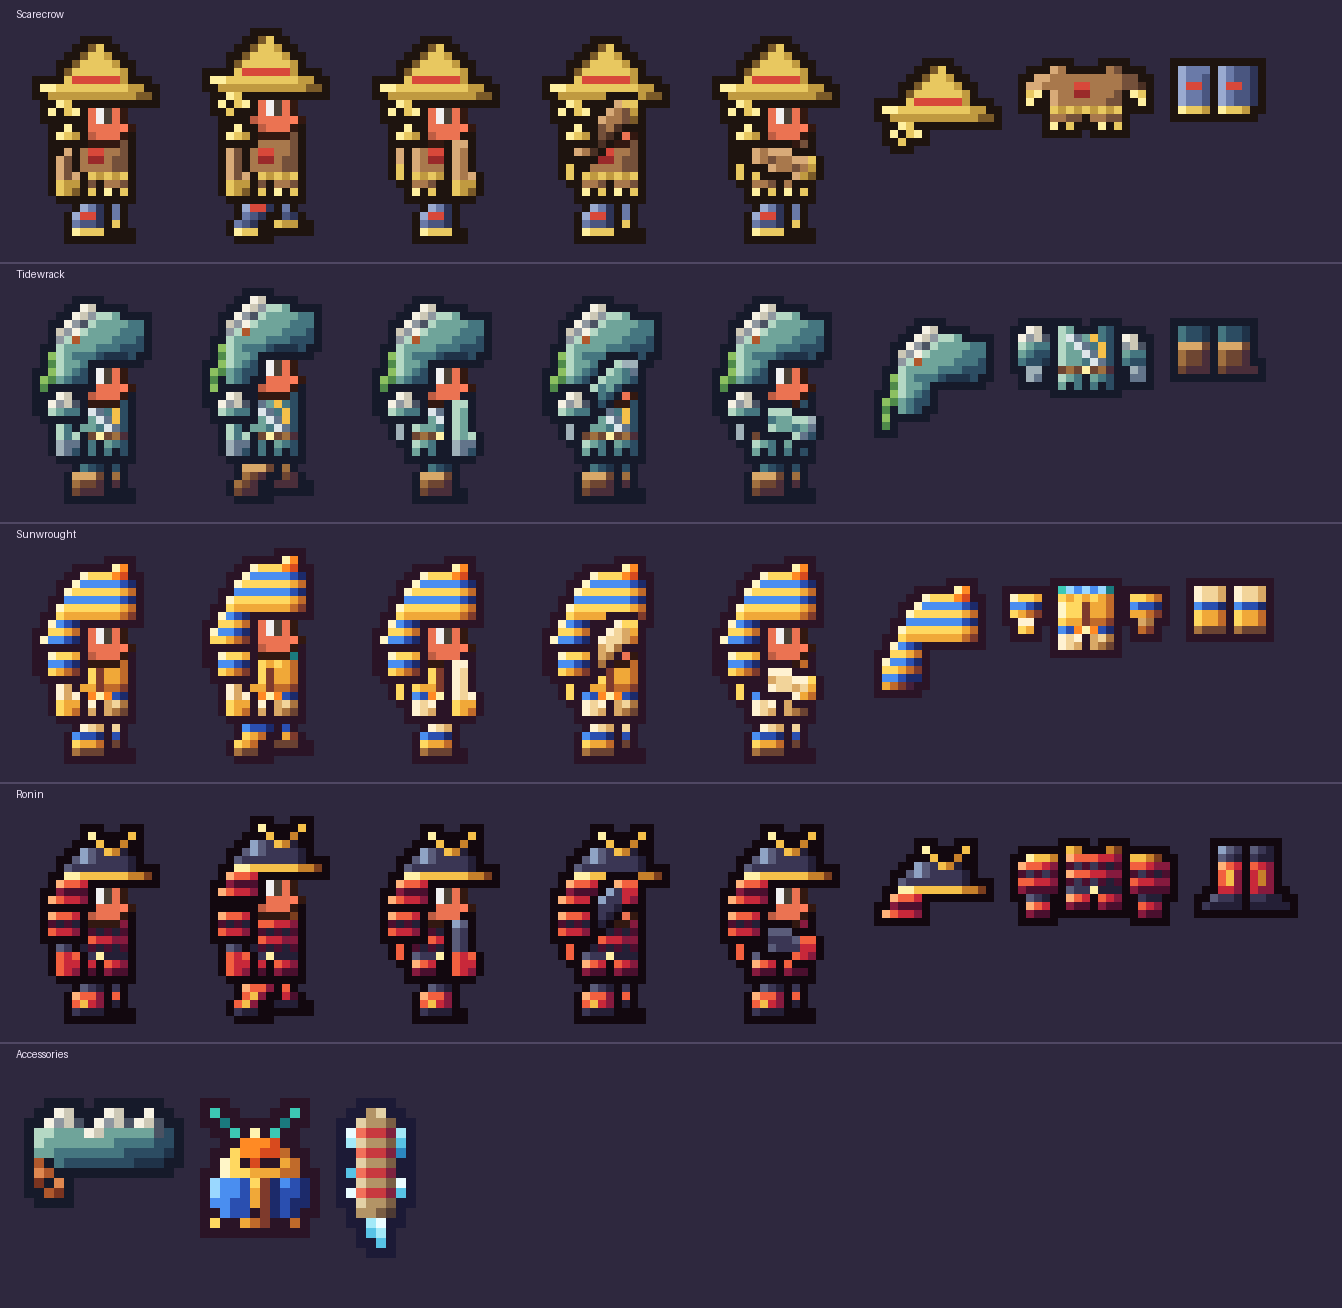

Source code (Python):
"""Inspection only: the reaper's four sets, in order, on a real Terraria player.

uv run --with pillow --python 3.12 python Art/reaper/preview_biome_sets.py

Scarecrow -> Tidewrack -> Sunwrought -> Ronin, so a set that only recolours its
neighbour shows up at once. The base player comes from Art/reference/vanilla_player/
(git-ignored, Re-Logic's assets - never published); without it the open face of a
helmet reads as a hole. Also checks every new PNG is 100% aligned 2x2 blocks.
"""
from pathlib import Path
from PIL import Image, ImageDraw

HERE = Path(__file__).parent
REPO = HERE / "../.."
ARM = REPO / "Content/Items/Armor"
ARMR = ARM / "Reaper"
ACCR = REPO / "Content/Items/Accessories/Reaper"
VAN = REPO / "Art/reference/vanilla_player"
K = 4
BG = (46, 40, 62, 255)
SKIN = (255, 125, 90)
EYES = (105, 90, 75)

SETS = [
    ("Scarecrow", ARM, "ScarecrowHat", "ScarecrowShirt", "ScarecrowTrousers"),
    ("Tidewrack", ARMR, "TidewrackHood", "TidewrackCoat", "TidewrackBoots"),
    ("Sunwrought", ARMR, "SunwroughtNemes", "SunwroughtCarapace", "SunwroughtGreaves"),
    ("Ronin", ARM, "RoninKabuto", "RoninDo", "RoninSuneate"),
]
ACCS = ["BarnacledHone", "ScarabAmulet", "RimeboundWrap"]
POSES = [(0, (2, 0)), (8, (7, 0)), (12, (8, 0)), (0, (4, 0)), (0, (5, 0))]
BACK_ARM = (7, 2)


def load(p):
    return Image.open(p).convert("RGBA")


def tint(im, c):
    r, g, b, a = im.split()
    return Image.merge("RGBA", (r.point(lambda v: v * c[0] // 255), g.point(lambda v: v * c[1] // 255),
                                b.point(lambda v: v * c[2] // 255), a))


def cell(s, cx, cy):
    return s.crop((cx * 40, cy * 56, cx * 40 + 40, cy * 56 + 56))


def strip(s, f):
    return s.crop((0, f * 56, 40, f * 56 + 56))


base = None
if VAN.exists():
    base = {
        "head": tint(load(VAN / "Player_0_0.png"), SKIN),
        "whites": load(VAN / "Player_0_1.png"),
        "eyes": tint(load(VAN / "Player_0_2.png"), EYES),
        "torso": tint(load(VAN / "Player_0_3.png"), SKIN),
        "hand_back": tint(load(VAN / "Player_0_5.png"), SKIN),
        "arm": tint(load(VAN / "Player_0_7.png"), SKIN),
        "hand": tint(load(VAN / "Player_0_9.png"), SKIN),
        "legs": tint(load(VAN / "Player_0_10.png"), SKIN),
    }


def compose(head, body, legs, f, arm):
    out = Image.new("RGBA", (40, 56))
    L = out.alpha_composite
    if base:
        L(cell(base["arm"], *BACK_ARM)); L(cell(base["hand_back"], *BACK_ARM))
    L(cell(body, *BACK_ARM))
    if base:
        L(strip(base["legs"], f))
    L(strip(legs, f))
    if base:
        L(cell(base["torso"], 0, 0))
    L(cell(body, 0, 0))
    if base:
        for k in ("head", "whites", "eyes"):
            L(strip(base[k], f))
    L(strip(head, f))
    if base:
        L(cell(base["arm"], *arm)); L(cell(base["hand"], *arm))
    L(cell(body, *arm))
    L(cell(body, 0, 1))
    return out


def aligned(path):
    im = load(path)
    w, h = im.size
    if w % 2 or h % 2:
        return 0.0
    px = im.load()
    total = ok = 0
    for y in range(0, h, 2):
        for x in range(0, w, 2):
            q = {px[x, y], px[x + 1, y], px[x, y + 1], px[x + 1, y + 1]}
            total += 1
            ok += len(q) == 1
    return ok / total


rows = []
for name, d, h, b, l in SETS:
    head, body, legs = load(d / f"{h}_Head.png"), load(d / f"{b}_Body.png"), load(d / f"{l}_Legs.png")
    rows.append((name, [compose(head, body, legs, f, a) for f, a in POSES], [load(d / f"{n}.png") for n in (h, b, l)]))
rows.append(("Accessories", [], [load(ACCR / f"{n}.png") for n in ACCS]))

FW = 40 * K + 10
W = 16 + len(POSES) * FW + 3 * (48 * K // 2 + 16) + 140
RH = 56 * K + 36
sheet = Image.new("RGBA", (W, RH * len(rows) + 8), BG)
dr = ImageDraw.Draw(sheet)
for r, (name, frames, icons) in enumerate(rows):
    y = r * RH + 8
    if r:
        dr.line([(0, y - 6), (W, y - 6)], fill=(80, 72, 100, 255), width=2)
    dr.text((16, y), name, fill=(240, 230, 250, 255))
    x = 16
    for fr in frames:
        sheet.alpha_composite(fr.resize((40 * K, 56 * K), Image.NEAREST), (x, y + 20))
        x += FW
    x += 8
    for ic in icons:
        s = K if frames else K + 1
        sheet.alpha_composite(ic.resize((ic.width * s, ic.height * s), Image.NEAREST), (x, y + 50))
        x += ic.width * s + 16
sheet.save(HERE / "preview_biome_sets.png")
print(sheet.size, "with vanilla player" if base else "NO vanilla player base")

bad = []
for p in sorted(list(ARMR.glob("*.png")) + list(ACCR.glob("*.png"))):
    a = aligned(p)
    print(f"  {p.name:34s} {load(p).size}  2x2 {a:.0%}")
    if a < 1:
        bad.append(p.name)
print("ALL 2x2" if not bad else f"NOT ALIGNED: {bad}")
